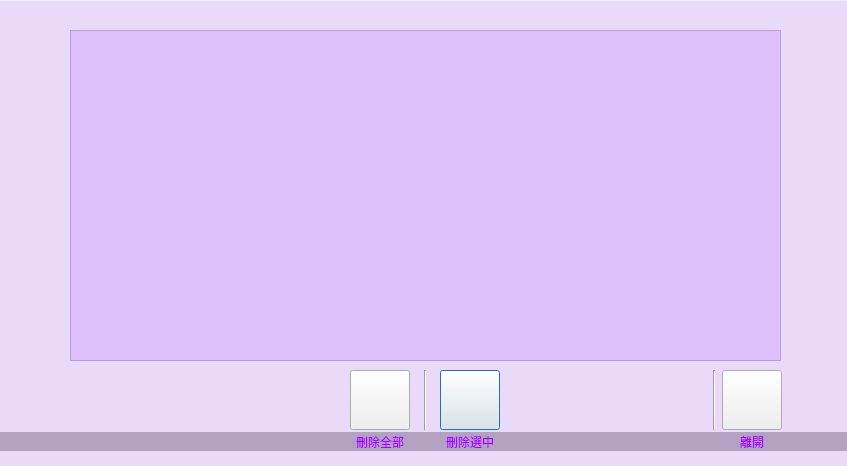
<?xml version="1.0" encoding="UTF-8"?>
<ui version="4.0">
 <class>DeleteWindow</class>
 <widget class="QDialog" name="DeleteWindow">
  <property name="geometry">
   <rect>
    <x>0</x>
    <y>0</y>
    <width>847</width>
    <height>466</height>
   </rect>
  </property>
  <property name="windowTitle">
   <string>Dialog</string>
  </property>
  <property name="whatsThis">
   <string>&lt;html&gt;&lt;head/&gt;&lt;body&gt;&lt;p&gt;&lt;span style=&quot; font-size:11pt;&quot;&gt;按下shift或是ctrl，可以一次刪除多項。&lt;/span&gt;&lt;/p&gt;&lt;/body&gt;&lt;/html&gt;</string>
  </property>
  <property name="styleSheet">
   <string notr="true"/>
  </property>
  <widget class="QTableView" name="recordsList">
   <property name="geometry">
    <rect>
     <x>70</x>
     <y>30</y>
     <width>711</width>
     <height>331</height>
    </rect>
   </property>
   <property name="sizePolicy">
    <sizepolicy hsizetype="Fixed" vsizetype="Expanding">
     <horstretch>0</horstretch>
     <verstretch>0</verstretch>
    </sizepolicy>
   </property>
   <property name="toolTip">
    <string>&lt;html&gt;&lt;head/&gt;&lt;body&gt;&lt;p&gt;按壓住shift或是ctrl可以刪除多筆項目&lt;/p&gt;&lt;/body&gt;&lt;/html&gt;</string>
   </property>
   <property name="styleSheet">
    <string notr="true">background-color: rgb(215, 175, 255, 60%);
selection-color: rgb(255, 255, 255);
selection-background-color: rgb(168, 1, 1, 70%);
font: 11pt &quot;清松手寫體2&quot;;</string>
   </property>
   <property name="horizontalScrollBarPolicy">
    <enum>Qt::ScrollBarAlwaysOff</enum>
   </property>
  </widget>
  <widget class="QPushButton" name="pushButton">
   <property name="geometry">
    <rect>
     <x>440</x>
     <y>370</y>
     <width>60</width>
     <height>60</height>
    </rect>
   </property>
   <property name="toolTip">
    <string>刪除選中</string>
   </property>
   <property name="text">
    <string/>
   </property>
   <property name="icon">
    <iconset resource="_src.qrc">
     <normaloff>:/new/prefix1/gp_source/recycle.png</normaloff>:/new/prefix1/gp_source/recycle.png</iconset>
   </property>
   <property name="iconSize">
    <size>
     <width>50</width>
     <height>50</height>
    </size>
   </property>
  </widget>
  <widget class="QLabel" name="label">
   <property name="geometry">
    <rect>
     <x>0</x>
     <y>1</y>
     <width>851</width>
     <height>471</height>
    </rect>
   </property>
   <property name="styleSheet">
    <string notr="true">background-color: rgb(228, 203, 255, 60%);</string>
   </property>
   <property name="text">
    <string/>
   </property>
   <property name="alignment">
    <set>Qt::AlignCenter</set>
   </property>
  </widget>
  <widget class="Line" name="line">
   <property name="geometry">
    <rect>
     <x>706</x>
     <y>370</y>
     <width>16</width>
     <height>60</height>
    </rect>
   </property>
   <property name="orientation">
    <enum>Qt::Vertical</enum>
   </property>
  </widget>
  <widget class="QPushButton" name="pushButton_2">
   <property name="geometry">
    <rect>
     <x>722</x>
     <y>370</y>
     <width>60</width>
     <height>60</height>
    </rect>
   </property>
   <property name="toolTip">
    <string>取消</string>
   </property>
   <property name="text">
    <string/>
   </property>
   <property name="icon">
    <iconset resource="_src.qrc">
     <normaloff>:/new/prefix1/gp_source/leave.png</normaloff>:/new/prefix1/gp_source/leave.png</iconset>
   </property>
   <property name="iconSize">
    <size>
     <width>50</width>
     <height>50</height>
    </size>
   </property>
   <property name="shortcut">
    <string>Return</string>
   </property>
  </widget>
  <widget class="Line" name="line_2">
   <property name="geometry">
    <rect>
     <x>417</x>
     <y>370</y>
     <width>16</width>
     <height>60</height>
    </rect>
   </property>
   <property name="orientation">
    <enum>Qt::Vertical</enum>
   </property>
  </widget>
  <widget class="QPushButton" name="pushButton_3">
   <property name="geometry">
    <rect>
     <x>350</x>
     <y>370</y>
     <width>60</width>
     <height>60</height>
    </rect>
   </property>
   <property name="toolTip">
    <string>刪除全部</string>
   </property>
   <property name="text">
    <string/>
   </property>
   <property name="icon">
    <iconset resource="_src.qrc">
     <normaloff>:/new/prefix1/gp_source/deleteAll.png</normaloff>:/new/prefix1/gp_source/deleteAll.png</iconset>
   </property>
   <property name="iconSize">
    <size>
     <width>60</width>
     <height>60</height>
    </size>
   </property>
  </widget>
  <widget class="QLabel" name="label_2">
   <property name="geometry">
    <rect>
     <x>430</x>
     <y>432</y>
     <width>80</width>
     <height>20</height>
    </rect>
   </property>
   <property name="styleSheet">
    <string notr="true">color: rgb(170, 0, 255);
font: 25 9pt &quot;timemachine wa&quot;;</string>
   </property>
   <property name="text">
    <string>刪除選中</string>
   </property>
   <property name="alignment">
    <set>Qt::AlignCenter</set>
   </property>
  </widget>
  <widget class="QLabel" name="label_3">
   <property name="geometry">
    <rect>
     <x>340</x>
     <y>432</y>
     <width>80</width>
     <height>20</height>
    </rect>
   </property>
   <property name="contextMenuPolicy">
    <enum>Qt::DefaultContextMenu</enum>
   </property>
   <property name="styleSheet">
    <string notr="true">color: rgb(170, 0, 255);
font: 25 9pt &quot;timemachine wa&quot;;</string>
   </property>
   <property name="text">
    <string>刪除全部</string>
   </property>
   <property name="alignment">
    <set>Qt::AlignCenter</set>
   </property>
  </widget>
  <widget class="QLabel" name="label_4">
   <property name="geometry">
    <rect>
     <x>712</x>
     <y>432</y>
     <width>80</width>
     <height>20</height>
    </rect>
   </property>
   <property name="styleSheet">
    <string notr="true">color: rgb(170, 0, 255);
font: 25 10pt &quot;timemachine wa&quot;;</string>
   </property>
   <property name="text">
    <string>離開</string>
   </property>
   <property name="alignment">
    <set>Qt::AlignCenter</set>
   </property>
  </widget>
  <widget class="QLabel" name="label_5">
   <property name="geometry">
    <rect>
     <x>0</x>
     <y>432</y>
     <width>851</width>
     <height>19</height>
    </rect>
   </property>
   <property name="styleSheet">
    <string notr="true">background-color: rgb(100, 100, 100);</string>
   </property>
   <property name="text">
    <string/>
   </property>
  </widget>
  <zorder>label_5</zorder>
  <zorder>label</zorder>
  <zorder>pushButton</zorder>
  <zorder>recordsList</zorder>
  <zorder>line</zorder>
  <zorder>pushButton_2</zorder>
  <zorder>line_2</zorder>
  <zorder>pushButton_3</zorder>
  <zorder>label_2</zorder>
  <zorder>label_3</zorder>
  <zorder>label_4</zorder>
 </widget>
 <resources>
  <include location="_src.qrc"/>
 </resources>
 <connections/>
</ui>
